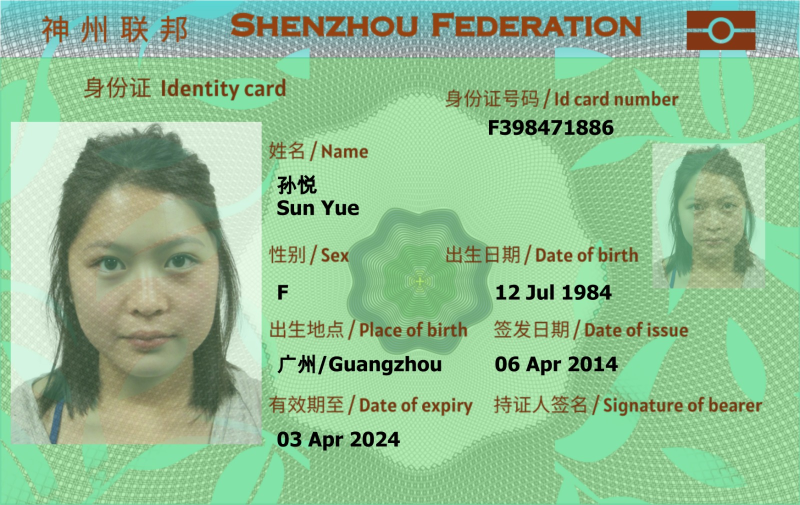
#> input picture WhatsApp Image 2026-02-25 at 3.17.28 PM.jpeg, 1600 x 1009 px (shown at 1/2 size)
$ python -i preprocessing.py   (imports and definitions only)
#> lines starting #> are read from the running program, lines starting #| are printed output that depends on the picture
import cv2
import numpy as np
from pathlib import Path

class ImagePreprocessor:
    def __init__(self, target_size=(512, 512)):
        self.target_size = target_size
        print(f"✅ Preprocessor initialized with target size: {target_size}")

    def read_image(self, image_path):
        img_path = Path(image_path)
        if not img_path.exists():
            raise FileNotFoundError(f"❌ File not found: {image_path}")
        img = cv2.imread(str(img_path), cv2.IMREAD_UNCHANGED)
#> img is the input picture: shape (1009, 1600, 3); mean B, G, R 146.2, 190.1, 144.7
        if img is None:
            raise ValueError(f"❌ Cannot read image: {image_path}")
        print(f"✅ Image read: {img_path.name}")
        return img

    def convert_rgb(self, img):
        if len(img.shape) == 2:  # grayscale
            img_rgb = cv2.cvtColor(img, cv2.COLOR_GRAY2RGB)
        elif img.shape[2] == 4:  # RGBA
            img_rgb = cv2.cvtColor(img, cv2.COLOR_BGRA2RGB)
        else:
            img_rgb = cv2.cvtColor(img, cv2.COLOR_BGR2RGB)
        print(f"✅ Converted to RGB")
        return img_rgb

    def resize_image(self, img):
        img_resized = cv2.resize(img, self.target_size, interpolation=cv2.INTER_AREA)
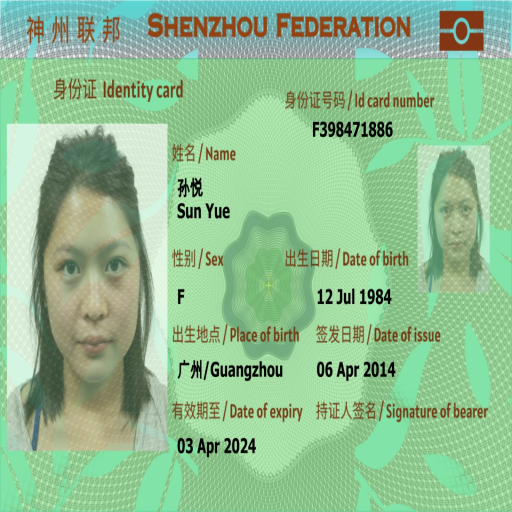
#> img_resized: shape (512, 512, 3); mean R, G, B 144.7, 190.1, 146.2
        print(f"✅ Resized to {self.target_size}")
        return img_resized

    def remove_metadata(self, img_rgb, temp_dir="temp"):
#> called with temp_dir = 'temp'
        temp_path = Path(temp_dir)
        temp_path.mkdir(exist_ok=True)
        temp_file = temp_path / "no_metadata.jpg"
        img_bgr = cv2.cvtColor(img_rgb, cv2.COLOR_RGB2BGR)
        cv2.imwrite(str(temp_file), img_bgr, [
            cv2.IMWRITE_JPEG_QUALITY, 100,
            cv2.IMWRITE_JPEG_OPTIMIZE, 0,
            cv2.IMWRITE_JPEG_PROGRESSIVE, 0
        ])
        img_clean_bgr = cv2.imread(str(temp_file))
        img_clean_rgb = cv2.cvtColor(img_clean_bgr, cv2.COLOR_BGR2RGB)
        temp_file.unlink()
        print(f"✅ Metadata removed")
        return img_clean_rgb

    def preprocess(self, image_path):
        print(f"\n🚀 Starting preprocessing for: {image_path}")
        img = self.read_image(image_path)
        img_rgb = self.convert_rgb(img)
        img_resized = self.resize_image(img_rgb)
        img_clean = self.remove_metadata(img_resized)
        print(f"✅ Preprocessing completed!")
        return img_clean

>>> result = ImagePreprocessor().preprocess('WhatsApp Image 2026-02-25 at 3.17.28 PM.jpeg')
